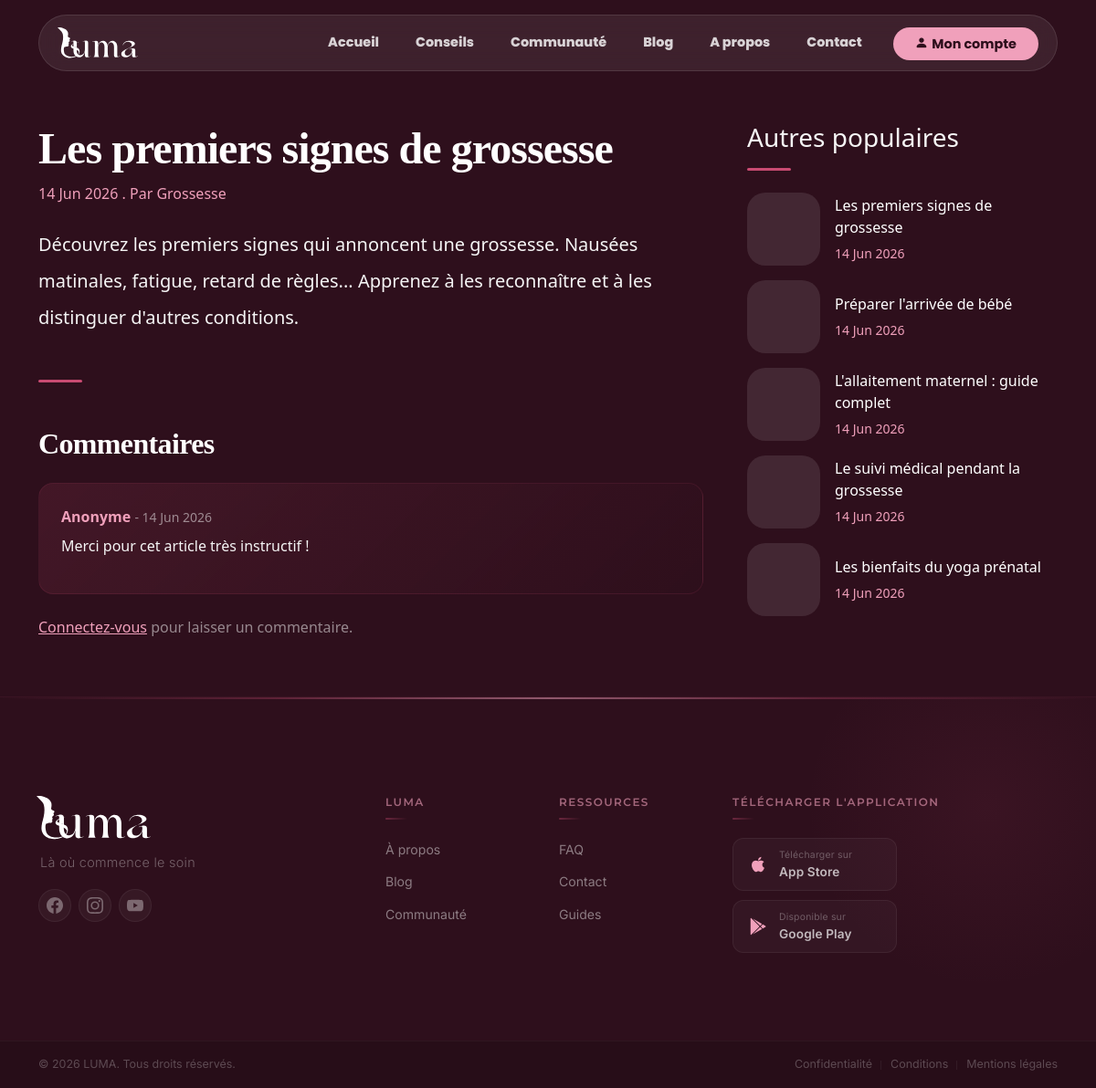
Screenshot of /blog/les-premiers-signes-de-grossesse with the database file from the repository.
### tables this page shows
CREATE TABLE articles (
    id INT AUTO_INCREMENT PRIMARY KEY,
    category_id INT DEFAULT NULL,
    user_id INT DEFAULT NULL,
    title VARCHAR(255) NOT NULL,
    slug VARCHAR(255) NOT NULL UNIQUE,
    content LONGTEXT NOT NULL,
    excerpt TEXT DEFAULT NULL,
    tags VARCHAR(255) DEFAULT NULL,
    image VARCHAR(255) DEFAULT NULL,
    status ENUM('draft', 'published') DEFAULT 'draft',
    featured TINYINT(1) DEFAULT 0,
    views_count INT DEFAULT 0,
    created_at TIMESTAMP DEFAULT CURRENT_TIMESTAMP,
    updated_at TIMESTAMP DEFAULT CURRENT_TIMESTAMP ON UPDATE CURRENT_TIMESTAMP,
    FOREIGN KEY (category_id) REFERENCES categories(id) ON DELETE SET NULL,
    FOREIGN KEY (user_id) REFERENCES users(id) ON DELETE SET NULL
);

CREATE TABLE categories (
    id INT AUTO_INCREMENT PRIMARY KEY,
    name VARCHAR(100) NOT NULL,
    slug VARCHAR(100) NOT NULL UNIQUE,
    description TEXT DEFAULT NULL
);

CREATE TABLE comments (
    id INT AUTO_INCREMENT PRIMARY KEY,
    article_id INT NOT NULL,
    user_id INT DEFAULT NULL,
    content TEXT NOT NULL,
    status ENUM('pending', 'approved', 'rejected') DEFAULT 'pending',
    created_at TIMESTAMP DEFAULT CURRENT_TIMESTAMP,
    FOREIGN KEY (article_id) REFERENCES articles(id) ON DELETE CASCADE,
    FOREIGN KEY (user_id) REFERENCES users(id) ON DELETE SET NULL
);

### app/Core/View.php (called while the page is built, shortened)
<?php
class View {
    public static function render($view, $data = [], $layout = 'front') {
        extract($data);
        require __DIR__ . "/../../views/{$view}.php";
        $content = ob_get_clean();
        require __DIR__ . "/../../views/layouts/{$layout}.php";
    }
}

### app/Controllers/Controller.php (called while the page is built, shortened)
<?php
abstract class Controller {
    protected $layout = 'front';
    protected function render($view, $data = []) {
        View::render($view, $data, $this->layout);
    }
}

### app/Controllers/ArticleController.php (called while the page is built, shortened)
<?php
class ArticleController extends Controller {
    private ArticleRepository $articleRepo;
    private CommentRepository $commentRepo;
    public function __construct() {
        $this->articleRepo = new ArticleRepository();
        $this->commentRepo = new CommentRepository();
    }
    public function show($slug) {
        $article = $this->articleRepo->findBySlug($slug);
        $this->articleRepo->incrementViews($article['id']);
        $comments = $this->commentRepo->findByArticle($article['id']);
        $popular = $this->articleRepo->getPopular(5);
        $this->render('pages/blog-single', compact('article', 'comments', 'popular'));
    }
}

### public/index.php (called while the page is built, shortened)
<?php
$router = new Router();
$url = $_GET['url'] ?? '';
$router->dispatch($_SERVER['REQUEST_METHOD'], $url);

### app/Core/Database.php (called while the page is built, shortened)
<?php
class Database {
    private static $instance = null;
    private $pdo;
    private function __construct() {
        $this->pdo = new \PDO(
            "mysql:host=" . DB_HOST . ";dbname=" . DB_NAME . ";charset=utf8mb4",
            DB_USER,
            DB_PASS,
            [\PDO::ATTR_ERRMODE => \PDO::ERRMODE_EXCEPTION, \PDO::ATTR_DEFAULT_FETCH_MODE => \PDO::FETCH_ASSOC]
        );
    }
    public static function getInstance() {
        if (self::$instance === null) self::$instance = new self();
        return self::$instance;
    }
    public function query($sql, $params = []) {
        $stmt = $this->pdo->prepare($sql);
        foreach ($params as $key => $value) {
            $type = \PDO::PARAM_STR;
            if (is_int($value)) {
                $type = \PDO::PARAM_INT;
            } elseif (is_bool($value)) {
                $type = \PDO::PARAM_BOOL;
            } elseif (is_null($value)) {
                $type = \PDO::PARAM_NULL;
            }
            $stmt->bindValue(is_int($key) ? $key + 1 : $key, $value, $type);
        }
        $stmt->execute();
        return $stmt;
    }
    public function fetch($sql, $params = []) { return $this->query($sql, $params)->fetch(); }
    public function fetchAll($sql, $params = []) { return $this->query($sql, $params)->fetchAll(); }
}

### app/Repositories/BaseRepository.php (called while the page is built, shortened)
<?php
abstract class BaseRepository {
    protected Database $db;
    protected string $table = '';
    public function __construct() {
        $this->db = Database::getInstance();
    }
    public function findAll(array $criteria = [], string $orderBy = 'created_at DESC', ?int $limit = null): array {
        $sql = "SELECT * FROM {$this->table}";
        $params = [];
        if (!empty($criteria)) {
            $wheres = [];
            foreach ($criteria as $key => $value) {
                $wheres[] = "{$key} = ?";
                $params[] = $value;
            }
            $sql .= " WHERE " . implode(' AND ', $wheres);
        }
        $sql .= " ORDER BY {$orderBy}";
        if ($limit) {
            $sql .= " LIMIT {$limit}";
        }
        return $this->db->fetchAll($sql, $params);
    }
    public function rawOne(string $sql, array $params = []): ?array {
        $result = $this->db->fetch($sql, $params);
        return $result ?: null;
    }
    public function execute(string $sql, array $params = []): void {
        $this->db->query($sql, $params);
    }
}

### app/Repositories/ArticleRepository.php (called while the page is built, shortened)
<?php
class ArticleRepository extends BaseRepository {
    public function findBySlug(string $slug): ?array {
        return $this->rawOne(
            "SELECT a.*, c.name as category_name
             FROM articles a
             LEFT JOIN categories c ON a.category_id = c.id
             WHERE a.slug = ?",
            [$slug]
        );
    }
    public function getPopular(int $limit = 5): array {
        return $this->findAll(['status' => 'published'], 'views_count DESC', $limit);
    }
}

### app/Repositories/CommentRepository.php (called while the page is built, shortened)
<?php
class CommentRepository extends BaseRepository {
    public function findByArticle(int $articleId): array {
        return $this->findAll(['article_id' => $articleId, 'status' => 'approved'], 'created_at ASC');
    }
}

### app/Core/Session.php (called while the page is built, shortened)
<?php
class Session {
    public static function has($key) { return isset($_SESSION[$key]); }
}

### views/pages/blog-single.php (the view, shortened to what this page needs)
<section class="py-5" data-animate="fade-up">
  <div class="container">
    <div class="row g-5">
      <div class="col-lg-8">
        <h1 class="font-heading" style="font-size:48px;"><?= htmlspecialchars($article['title']) ?></h1>
        <div class="text-light-pink mb-4"><?= date('d M Y', strtotime($article['created_at'])) ?> . Par <?= htmlspecialchars($article['category_name'] ?? 'LUMA') ?></div>
        <div class="fs-5 lh-lg"><?= nl2br(htmlspecialchars($article['content'])) ?></div>
        <div class="divider-accent my-5"></div>
        <h2 class="font-heading mb-4" style="font-size:32px;">Commentaires</h2>
        <?php if (empty($comments)): ?>
          <div class="empty-state mb-4">
            <p class="text-white-50">Soyez la première à commenter !</p>
          </div>
        <?php else: ?>
          <div class="animate-stagger">
          <?php foreach ($comments as $comment): ?>
          <div class="card-testimonial mb-3" data-animate="fade-up">
            <strong class="text-light-pink"><?= htmlspecialchars($comment['user_name'] ?? 'Anonyme') ?></strong>
            <span class="text-white-50 small"> - <?= date('d M Y', strtotime($comment['created_at'])) ?></span>
            <p class="mt-2"><?= htmlspecialchars($comment['content']) ?></p>
          </div>
          <?php endforeach; ?>
          </div>
        <?php endif; ?>
        <?php if (\App\Core\Session::has('user_id')): ?>
        <form method="POST" action="/blog/<?= htmlspecialchars($article['slug']) ?>/comment" class="mt-4" data-animate="fade-up">
          <div class="mb-3">
            <textarea name="content" class="form-control form-control-luma" rows="4" placeholder="Votre commentaire..." required></textarea>
          </div>
          <button type="submit" class="btn btn-luma">Publier</button>
        </form>
        <?php else: ?>
          <p class="mt-4 text-white-50"><a href="/auth/login" class="text-light-pink">Connectez-vous</a> pour laisser un commentaire.</p>
        <?php endif; ?>
      </div>
      <div class="col-lg-4" data-animate="fade-up">
        <h3 class="mb-3">Autres populaires</h3>
        <div class="divider-accent mb-4"></div>
        <?php foreach ($popular as $p): ?>
        <a href="/blog/<?= htmlspecialchars($p['slug']) ?>" class="text-decoration-none d-block mb-3">
          <div class="d-flex gap-3 align-items-center">
            <div style="width:80px; height:80px; background:var(--luma-glass); border-radius:20px; flex-shrink:0;"></div>
            <div>
              <p class="text-white mb-1"><?= htmlspecialchars($p['title']) ?></p>
              <small class="text-light-pink"><?= date('d M Y', strtotime($p['created_at'])) ?></small>
            </div>
          </div>
        </a>
        <?php endforeach; ?>
      </div>
    </div>
  </div>
</section>

### app/Core/Router.php (shortened to what this page needs)
<?php
class Router {
    private $routes = [];
    public function get($path, $handler) { $this->routes['GET'][$path] = $handler; }
    public function post($path, $handler) { $this->routes['POST'][$path] = $handler; }
    public function dispatch($method, $url) {
        $url = $url ? trim($url, '/') : '';
        foreach ($this->routes[$method] ?? [] as $pattern => $handler) {
            $pattern = preg_replace('/\{(\w+)\}/', '(?P<$1>[^/]+)', $pattern);
            if (preg_match('#^' . $pattern . '$#', $url, $matches)) {
                $params = array_filter($matches, 'is_string', ARRAY_FILTER_USE_KEY);
                [$controller, $action] = explode('@', $handler);
                $controller = "App\\Controllers\\{$controller}";
                $instance = new $controller();
                call_user_func_array([$instance, $action], $params);
                return;
            }
        }
    }
}

### views/layouts/front.php (shortened to what this page needs)
<!DOCTYPE html>
<html lang="fr" data-bs-theme="dark">
<head>
  <link href="https://cdn.jsdelivr.net/npm/bootstrap@5.3.3/dist/css/bootstrap.min.css" rel="stylesheet">
  <link href="https://cdn.jsdelivr.net/npm/bootstrap-icons@1.11.3/font/bootstrap-icons.min.css" rel="stylesheet">
  <link rel="stylesheet" href="/assets/css/style.css">
  <link rel="stylesheet" href="/assets/css/animations.css">
  <link rel="stylesheet" href="/assets/css/enhancements.css">
</head>
<body>
  <?php if (!isset($heroFull) || !$heroFull): ?>
  <nav class="navbar navbar-expand-lg sticky-top" style="background:transparent; padding-top:0;">
    <div class="container">
      <div class="nav-pill-luma d-flex align-items-center w-100">
        <a class="navbar-brand fw-bold me-4" href="/" style="line-height:1;">
          <img src="/assets/images/home/logo.svg" alt="LUMA" height="34" style="display:block;">
        </a>
        <div class="collapse navbar-collapse" id="mainNav">
          <ul class="navbar-nav ms-auto align-items-lg-center gap-1">
            <li class="nav-item"><a class="nav-link" href="/">Accueil</a></li>
            <li class="nav-item"><a class="nav-link" href="/ressources">Conseils</a></li>
            <li class="nav-item"><a class="nav-link" href="/communaute">Communauté</a></li>
            <li class="nav-item"><a class="nav-link" href="/blog">Blog</a></li>
            <li class="nav-item"><a class="nav-link" href="/a-propos">A propos</a></li>
            <li class="nav-item"><a class="nav-link" href="/contact">Contact</a></li>
          </ul>
          <div class="ms-lg-3 mt-2 mt-lg-0">
            <?php if (\App\Core\Session::has('user_id')): ?>
              <?php $role = \App\Core\Session::get('user_role_slug'); ?>
              <a class="btn-mon-compte text-decoration-none" href="<?= $role === 'admin' ? '/admin' : ($role === 'expert' ? '/expert/dashboard' : ($role === 'ctt' ? '/ctt/dashboard' : '/dashboard')) ?>">
                <i class="bi bi-person-fill me-1"></i>Mon compte
              </a>
            <?php else: ?>
              <a class="btn-mon-compte text-decoration-none" href="/auth/login">
                <i class="bi bi-person-fill me-1"></i>Mon compte
              </a>
            <?php endif; ?>
          </div>
        </div>
      </div>
    </div>
  </nav>
  <?php endif; ?>
  <main class="page-entrance">
    <?= $content ?>
  </main>
  <?php require __DIR__ . '/../partials/footer-front.php'; ?>
</body>
</html>

### views/partials/footer-front.php (shortened to what this page needs)
<footer class="footer-luma">
  <div class="footer-ornament" aria-hidden="true"></div>
  <div class="container">
    <div class="row g-4 py-5">
      <div class="col-lg-4">
        <div class="footer-brand">
          <img src="/assets/images/home/logo.svg" alt="LUMA" height="48" class="footer-logo-img">
          <p class="footer-tagline" style="padding-left:2px;">Là où commence le soin</p>
          <div class="footer-socials">
            <a href="#" class="footer-social-link" aria-label="Facebook" rel="noopener">
            </a>
            <a href="#" class="footer-social-link" aria-label="Instagram" rel="noopener">
            </a>
            <a href="#" class="footer-social-link" aria-label="YouTube" rel="noopener">
            </a>
          </div>
        </div>
      </div>
      <div class="col-6 col-lg-2">
        <h6 class="footer-heading">LUMA</h6>
        <nav class="footer-nav">
          <a href="/a-propos" class="footer-link">À propos</a>
          <a href="/blog" class="footer-link">Blog</a>
          <a href="/communaute" class="footer-link">Communauté</a>
        </nav>
      </div>
      <div class="col-6 col-lg-2">
        <h6 class="footer-heading">Ressources</h6>
        <nav class="footer-nav">
          <a href="/faq" class="footer-link">FAQ</a>
          <a href="/contact" class="footer-link">Contact</a>
          <a href="/ressources" class="footer-link">Guides</a>
        </nav>
      </div>
      <div class="col-lg-4">
        <h6 class="footer-heading">Télécharger l'application</h6>
        <div class="footer-app-buttons">
          <div class="app-store-btn">
            <div>
              <span class="store-sub">Télécharger sur</span>
              <span class="store-main">App Store</span>
            </div>
          </div>
          <div class="app-store-btn">
            <div>
              <span class="store-sub">Disponible sur</span>
              <span class="store-main">Google Play</span>
            </div>
          </div>
        </div>
      </div>
    </div>
  </div>
  <div class="footer-bottom">
    <div class="container">
      <div class="footer-bottom-inner">
        <span class="footer-copyright">&copy; <?= date('Y') ?> LUMA. Tous droits réservés.</span>
        <div class="footer-bottom-links">
          <a href="#" class="footer-bottom-link">Confidentialité</a>
          <a href="#" class="footer-bottom-link">Conditions</a>
          <a href="#" class="footer-bottom-link">Mentions légales</a>
        </div>
      </div>
    </div>
  </div>
</footer>

### rows the page displays
articles: title "Les premiers signes de grossesse", created_at "14 Jun 2026", category.name "Grossesse", content "Découvrez les premiers signes qui annoncent une grossesse. Nausées matinales, fatigue, retard de règles... Apprenez à les reconnaître et à les distinguer d'autres conditions."
comments: user_name "Anonyme", created_at "14 Jun 2026", content "Merci pour cet article très instructif !"
articles: title "Préparer l'arrivée de bébé", created_at "14 Jun 2026"
articles: title "L'allaitement maternel : guide complet", created_at "14 Jun 2026"
articles: title "Le suivi médical pendant la grossesse", created_at "14 Jun 2026"
articles: title "Les bienfaits du yoga prénatal", created_at "14 Jun 2026"
